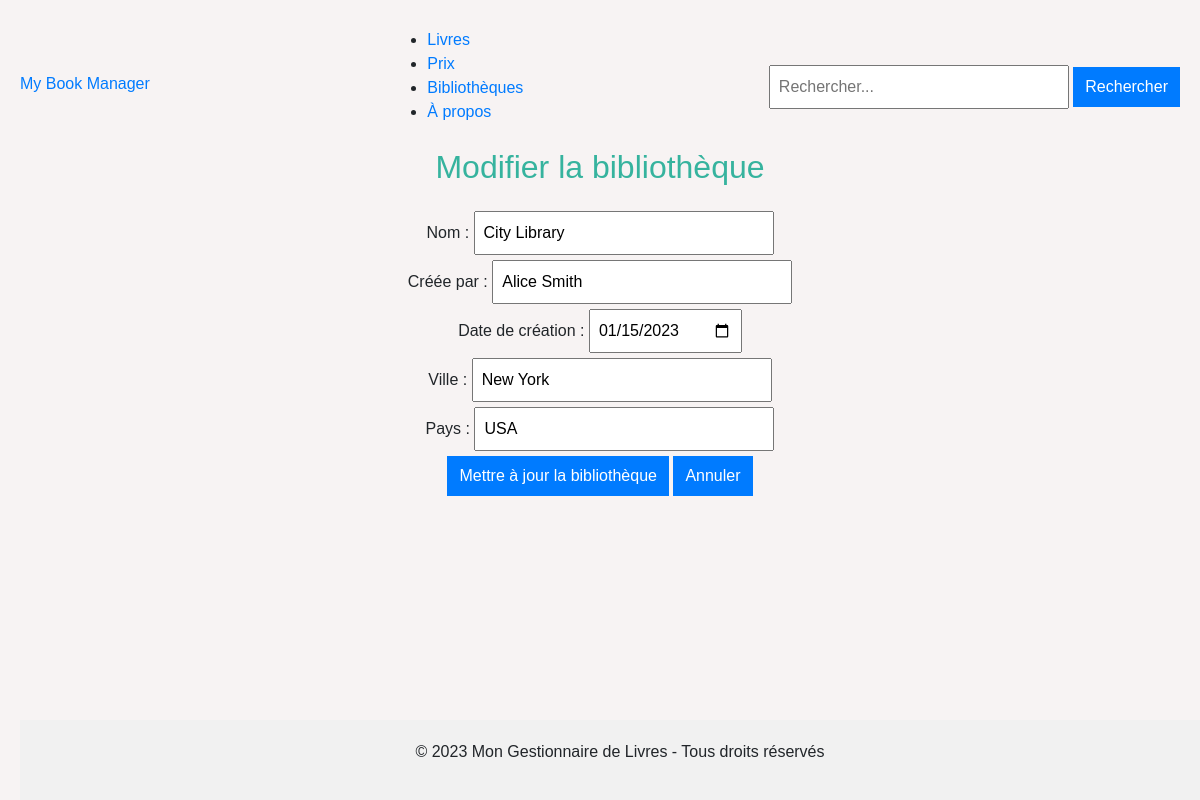
Screenshot of /libraries/edit/1 with the database file from the repository.
### tables this page shows
CREATE TABLE library(
                       id INTEGER PRIMARY KEY AUTOINCREMENT,
                       name TEXT NOT NULL,
                       created_by TXT NOT NULL,
                       date_of_creation DATE NOT NULL,
                       city TEXT NOT NULL,
                       country TEXT NOT NULL
                   );

### app.py (the view, shortened to what this page needs)
@app.route('/libraries/edit/<int:id>', methods=['GET', 'POST'])
def edit_library(id):
    library = execute_query('SELECT * FROM library WHERE id = ?', (id,), fetch_all=True)
    if library:
        return render_template('libraries/edit_library.html', library=library[0])
    return "Bibliothèque non trouvée", 404

### app.py (called while the page is built)
def get_db_connection():
    db = getattr(g, '_database', None)
    if db is None:
        db = g._database = sqlite3.connect(DATABASE)
        db.row_factory = sqlite3.Row
    return db

@app.teardown_appcontext
def close_connection(exception):
    db = getattr(g, '_database', None)
    if db is not None:
        db.close()

def execute_query(query, params=None, fetch_all=False):
    conn = get_db_connection()
    cursor = conn.cursor()
    try:
        if params:
            cursor.execute(query, params)
        else:
            cursor.execute(query)
        if fetch_all:
            return cursor.fetchall()
        conn.commit()
        return True
    except sqlite3.Error as e:
        print(f"Erreur lors de l'exécution de la requête : {e}")
        conn.rollback()
        return False

### templates/libraries/edit_library.html (shortened to what this page needs)
{% extends 'layout.html' %}
{% block content %}
    <h2>Modifier la bibliothèque</h2>
    <form method="POST">
        <div>
            <label for="name">Nom :</label>
            <input type="text" id="name" name="name" value="{{ library.name }}" required>
        </div>
        <div>
            <label for="created_by">Créée par :</label>
            <input type="text" id="created_by" name="created_by" value="{{ library.created_by }}" required>
        </div>
        <div>
            <label for="date_of_creation">Date de création :</label>
            <input type="date" id="date_of_creation" name="date_of_creation" value="{{ library.date_of_creation }}" required>
        </div>
        <div>
            <label for="city">Ville :</label>
            <input type="text" id="city" name="city" value="{{ library.city }}" required>
        </div>
        <div>
            <label for="country">Pays :</label>
            <input type="text" id="country" name="country" value="{{ library.country }}" required>
        </div>
        <div class="form-actions">
            <button type="submit">Mettre à jour la bibliothèque</button>
            <a href="{{ url_for('list_libraries') }}">
                <button type="button">Annuler</button>
            </a>
        </div>
    </form>
{% endblock %}

### static/style.css (style rules this page uses)
body { font-family: Arial, sans-serif; background-color: #f7f3f3; margin: 20px; }
h2 { color: #36b39e; text-align: center; }
a { color: #007BFF; text-decoration: none; }
button, input, select { font-size: 1em; padding: 8px; margin-top: 5px; }
form { text-align: center; margin: 20px 0; }
input[type="text"] { width: 300px; padding: 8px; font-size: 16px; }
button { padding: 8px 12px; font-size: 16px; background-color: #007BFF; color: white; border: none; cursor: pointer; }

### rows the page displays
library: name "City Library", created_by "Alice Smith", date_of_creation "01/15/2023", city "New York", country "USA"
